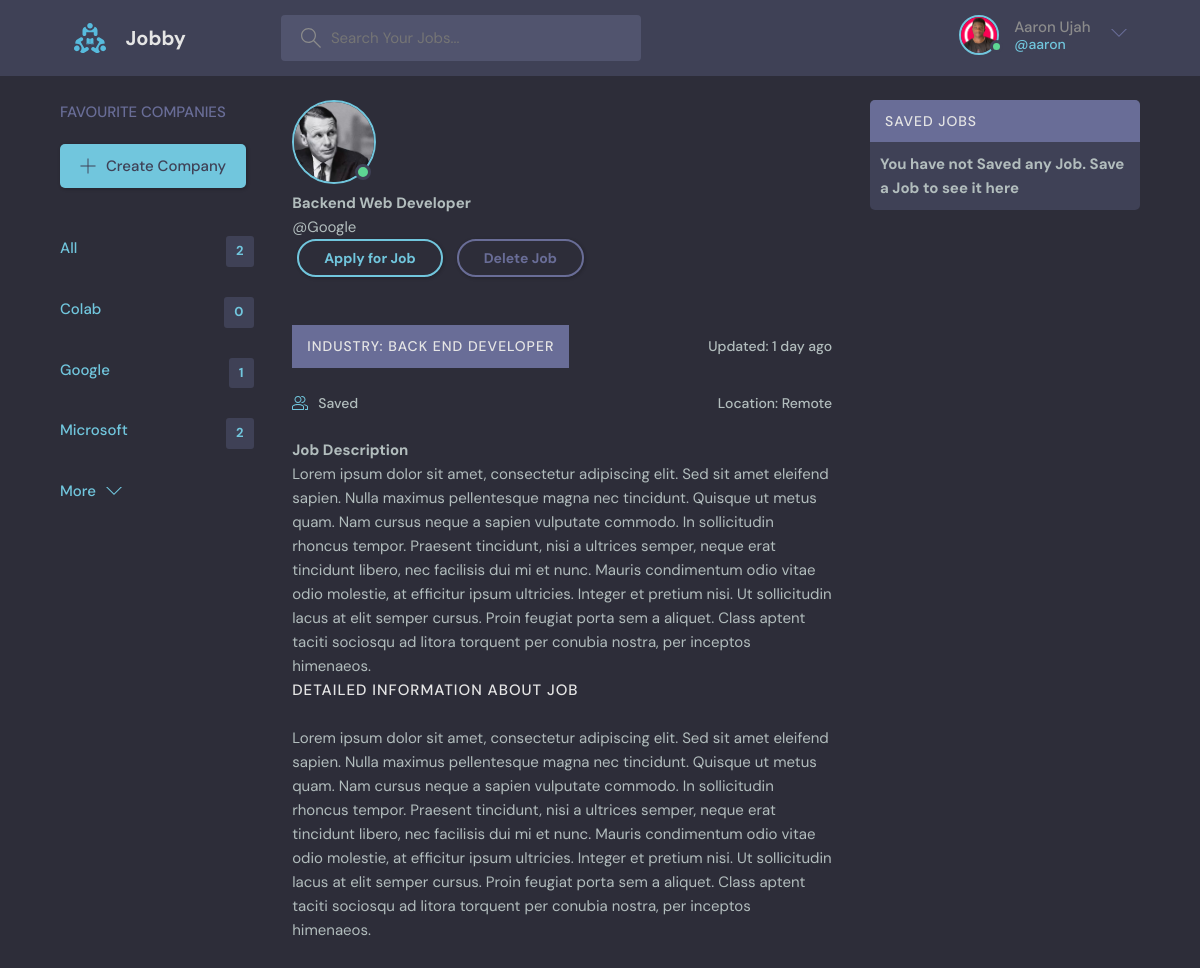
Page /job/3 (signed in) on the earlier database version.
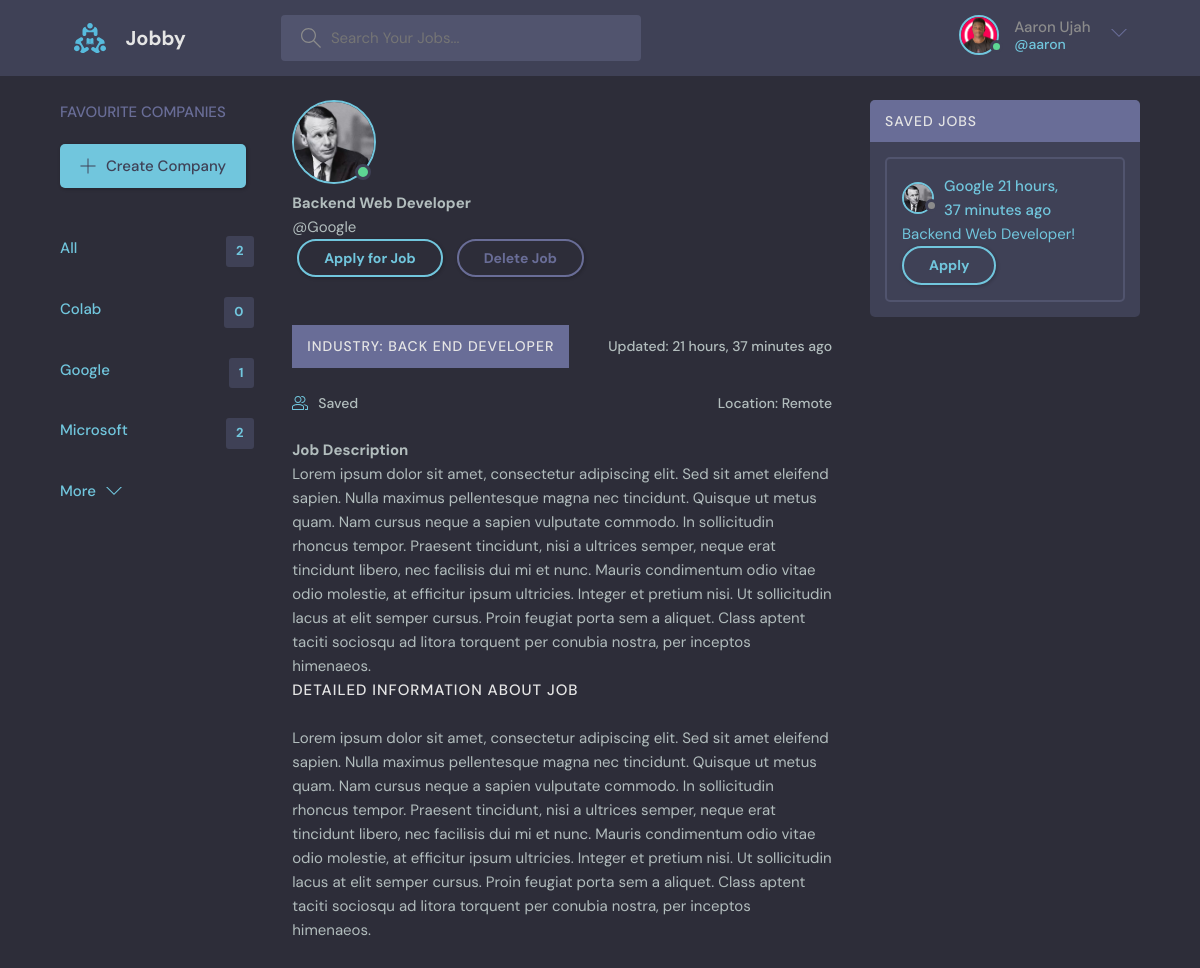
Same page on the later database version.
### myjob/models.py (models this page shows, shortened)
class Company(models.Model):
    user = models.ForeignKey(User, on_delete=models.CASCADE, null=True)
    name = models.CharField(max_length=200)
    website = models.URLField(max_length=200)
    logo = models.ImageField(null=True, default="avatar.svg", blank=True)
    updated = models.DateTimeField(auto_now=True)
    created = models.DateTimeField(auto_now_add=True)
    class Meta:
        ordering = ['-updated', '-created']

class Job(models.Model):
    client = models.ForeignKey(User, on_delete=models.CASCADE)
    industry = models.CharField(max_length=200, null=True)
    company = models.ForeignKey(Company, on_delete=models.CASCADE)
    name = models.CharField(max_length=200)
    description = models.TextField(null=True, blank=True)
    information = models.TextField()
    location = models.CharField(max_length=200)
    link = models.URLField(max_length=200, null=True)
    saved = models.BooleanField(default=False)
    updated = models.DateTimeField(auto_now=True)
    created = models.DateTimeField(auto_now_add=True)
    deleted = models.BooleanField(default=False)
    class Meta:
        ordering = ['-updated', '-created']

### myjob/views.py (the view)
# urls.py: path('job/<str:pk>', views.job, name='job'),
@login_required(login_url='login')
def job(request, pk):
    user = User.objects.get(id=request.user.id)
    job = Job.objects.get(id=pk)
    jobs = Job.objects.filter(client=user)
    saves = Job.objects.filter(saved=True, client=user)
    companies = Company.objects.filter(user=user)
    context = {'job': job, 'jobs': jobs, 'saves': saves, 'companies': companies }
    return render(request, 'myjob/job.html', context)

### myjob/templates/myjob/job.html (shortened to what this page needs)
{% extends 'main.html' %}
{% block content %}
  <main class="profile-page layout layout--3">
    <div class="container">
      {% include 'myjob/companies_component.html' %}
      <div class="roomList">
        <div class="profile">
          <div class="profile__avatar">
            <div class="avatar avatar--large active">
              <img src="{{job.company.logo.url}}" />
            </div>
          </div>
          <div class="profile__info">
            <h3>{{job.name}}</h3>
            <p>@{{job.company.name}}</p>
            {% if request.user == job.client  %}
                <a href="{{job.link}}" class="btn btn--main btn--pill" style="margin-left: 5px; margin-right: 5px;">Apply for Job</a>
                <a href="{% url 'delete-job' job.id %}" class="btn btn--main btn--pill" style="color:#696d97; border-top-color:#696d97; border-right-color:#696d97;
                border-bottom-color:#696d97; border-left-color:#696d97; margin-left: 5px; margin-right: 5px;">
                  Delete Job
                </a>
            {% endif %}
          </div>
          <br>
          <br>
          <div class="roomListRoom__header">
            <a href="{% url 'home' %}?q={{job.industry}}" class="roomListRoom__author">
                <span class="activities__header"><h2>Industry: {{job.industry}}</h2></span>
            </a>
            <div class="roomListRoom__actions">
                <span >Updated: {{job.updated|timesince}} ago</span>
            </div>
          </div>
          <br>
          <div class="roomListRoom__header">
            <a href="" data-job= {{job.id}} data-action='add' class="roomListRoom__joined saved-update">
               Saved
            </a>
            <div class="roomListRoom__actions">
                <span>Location: {{job.location}}</span>
            </div>
          </div>
          <br>
          <div class="profile__about">
            <h3>Job Description</h3>
            <p>
              {{job.description}}
            </p>
          </div>
        </div>
        <div class="roomList__header">
          <div>
            <h2>Detailed Information About Job</h2>
          </div>
        </div>
        {{job.information|safe}}
      </div>
      {% include 'myjob/saved_component.html' %}
    </div>
  </main>
{% endblock content %}

### myjob/templates/myjob/companies_component.html
<div class="topics">
    <div class="topics__header">
    <h2>Favourite Companies</h2>
    </div>
    <a class="btn btn--main" href="{% url 'create-company' %}">
        <svg version="1.1" xmlns="http://www.w3.org/2000/svg" width="32" height="32" viewBox="0 0 32 32">
        <title>add</title>
        <path
            d="M16.943 0.943h-1.885v14.115h-14.115v1.885h14.115v14.115h1.885v-14.115h14.115v-1.885h-14.115v-14.115z"
        ></path>
        </svg>
        Create Company
    </a>
    <br>
    <br>
    <br>
    {% if companies.count != 0 %}
        <ul class="topics__list">
            <li>
                <a href="{% url 'home' %}" class="active">All <span>{{jobs.count}}</span></a>
            </li>
            {% for company in companies %}
                <li>
                    <a href="{% url 'home' %}?q={{company.name}}" class="active">{{company.name}}<span>{{company.job_set.all.count}}</span></a>
                </li>
            {% endfor %}
        </ul>
        <a class="btn btn--link" href="{% url 'companies' %}">
        More
        <svg version="1.1" xmlns="http://www.w3.org/2000/svg" width="32" height="32" viewBox="0 0 32 32">
            <title>chevron-down</title>
            <path d="M16 21l-13-13h-3l16 16 16-16h-3l-13 13z"></path>
        </svg>
        </a>
    {% else %}
        <h3 style="margin:10px ;">You have not added any company. Add a company to see it here</h3>
    {% endif %}
</div>

### myjob/templates/myjob/saved_component.html (shortened to what this page needs)
<div class="activities">
    <div class="activities__header">
    <h2>Saved Jobs</h2>
    </div>
    {% if saves.count != 0 %}
        {% for save in saves %}
        <div class="activities__box">
            <div class="activities__boxHeader roomListRoom__header">
                <a href="{% url 'home' %}?q={{job.company.name}}" class="roomListRoom__author">
                <div class="avatar avatar--small">
                    <img src="{{save.company.logo.url}}" />
                </div>
                <p>
                    {{save.company.name}}
                    <span>{{save.updated|timesince}} ago</span>
                </p>
                </a>
            </div>
            <div class="activities__boxContent">
                <a href="{% url 'job' save.id %}">{{save.name}}!</a>
                <a href="{{save.link}}" class="btn btn--main btn--pill">Apply</a>
            </div>
        </div>
        {% endfor %}
    {% else %}
        <div class="activities__header">
            <h3 style="margin:10px ;">You have not Saved any Job. Save a Job to see it here</h3>
        </div>
    {% endif %}
</div>

Differences in the rows shown:
now on one of the page's lists (row edited): Job: company.name "Google", updated "21 hours, 37 minutes", name "Backend Web Developer"
changed Job "Backend Web Developer": updated "1 day" → "21 hours, 37 minutes"
Other differences:
text no longer shown: "You have not Saved any Job. Save a Job to see it here"
